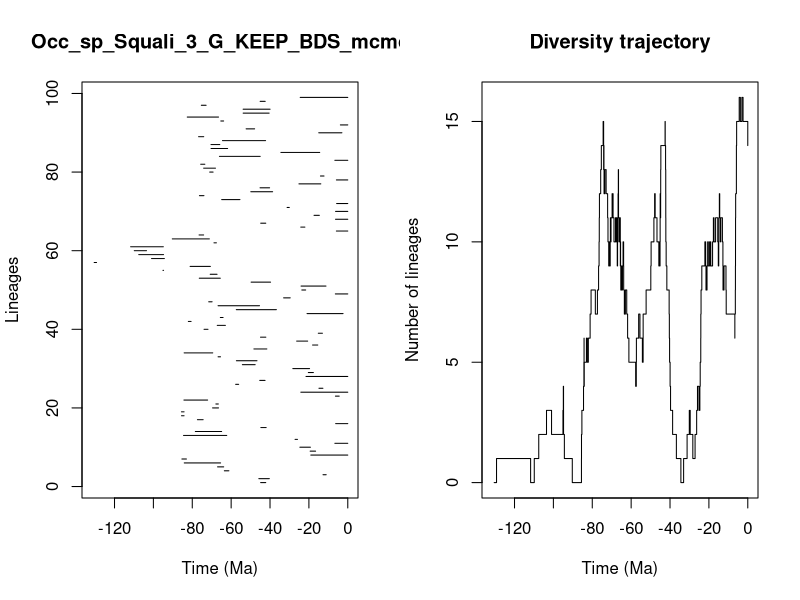

R code for this plot:


pdf(file='../Results/Species/5_MA_bins_EP_FT/pyrate_mcmc_logs/Occ_sp_Squali_3_G_KEEP_BDS_mcmc_LTT.pdf',width=0.6*20, height=0.6*10)
title = "Occ_sp_Squali_3_G_KEEP_BDS_mcmc"
ts=c(44.82341448367397, 45.75456054025377,12.735586519210132,63.49941122295934,66.9832141200778,84.12343237427696,85.33760751445632,19.024639203329578,19.355195589044985,24.649120817097483,6.648992228611923,27.111292960374847,84.49705268531858,78.41851759289449,44.72182901010566,6.236147653328195,77.34465412545342,85.53717011048262,85.56332052437891,69.56217775861992,67.85651151870385,84.29688375021153,6.354213913064271,24.154213300950058,14.825270959375379,57.67690880627431,45.28300836986854,21.498084476402294,20.299368405660104,28.271407791996666,54.22395477537778,57.2971774451812,66.72130378617298,84.17631732282095,48.29429380465528,18.109072951401735,26.297384205100187,44.90045741116407,15.16558359126843,73.9332962921355,67.14971287063504,82.01838540621806,65.55521827142664,20.958606478521023,57.350964046560684,66.72592119431512,71.53517052633316,33.00839636435527,6.400322606193884,23.644672338490267,24.038143204198953,49.728247546016014,76.3948349410408,70.77047342550043,95.0761967962109,81.10511844482757,130.46448403797524,100.94725299757782,107.53215314130219,109.8343278054853,111.71569169816412,68.83288950486997,90.27596733170132,76.49777795886709,5.863055305892687,24.185820718759306,44.794496552978316,6.311542728968558,17.361951215474612,6.288581889139451,31.2179863758085,5.732879434324513,64.86882619767405,76.3123975473803,49.88514394373356,45.12973829745868,25.124356620218453,5.852108469092401,14.058496808251721,71.03320751448074,74.14394355802057,75.66629068346165,6.651789709685,66.02690440541842,34.412531820475316,70.3409814236067,70.37177272912098,64.46273264042631,76.75167039760503,14.933754131530064,52.2951207353445,3.8082036546169076,65.31974349951481,82.57689269171564,53.82396834421168,53.8377734320272,75.33283854717158,45.08359706676802,24.474268562625284)
te=c(42.19971885324136, 40.348961429981166,11.099005247922364,61.16016356089139,63.83270478619262,65.43098283742312,83.0056930575912,0.0,16.558661146778714,19.2214020596212,0.0,25.874989524585132,62.265428388375064,64.89132074779829,41.990256568374974,0.0,74.40936884887114,84.22555420471598,84.21577142186788,66.49387273037232,66.59129524892921,72.09889759320875,4.409540738841466,0.0,12.793245721826171,56.13296576125502,42.54909458461233,0.0,17.691873495127936,19.657660380467878,47.6400962333054,46.706607579448836,65.47683932502382,69.46905386565984,41.635769936241786,15.44274631923645,20.63798461319817,42.153722491355325,13.05201343576131,71.9154486808155,62.96189495763721,80.61399340640989,64.15179536656491,2.432254287636141,36.73148450580284,45.40810479973946,69.79498462354978,29.614233141762302,0.0,21.657542268632408,11.21289959751805,39.72833384967109,65.57776184571676,67.24690383815131,94.76997280086428,70.68645317202702,129.24762749459356,94.35202614508142,94.7754662636349,103.53838178706307,94.88485861390613,67.59336930281323,71.21763659535048,74.15267780664173,0.0,22.065297378042036,42.18394005099424,0.0,14.624337840376253,0.0,30.083621541818044,0.0,55.46945845497832,73.98623256931182,38.66506313355161,40.2218218058703,13.871027993184967,0.0,12.22599409659076,69.28954706703952,68.06401125482594,73.53008213380751,0.0,45.05905470530754,14.436028062831184,61.81567865951096,65.838536549839,42.286357845665975,74.10017778511886,3.024759265642429,47.91996701535717,0.0,63.86656218881525,66.48744480241194,40.45228110893221,39.95854295517017,72.87212779882302,42.47037560452303,0.0)
div_traj=c(0, 1,0,1,2,3,2,3,4,3,2,1,0,1,2,3,4,5,6,5,4,5,6,5,6,7,8,7,8,9,10,11,12,13,14,15,14,13,14,13,12,13,12,11,10,9,10,9,10,11,10,11,12,11,12,11,10,11,10,11,10,9,10,11,12,13,12,11,10,11,10,9,10,9,8,9,8,9,10,9,8,7,8,7,6,5,4,5,6,7,6,5,6,7,8,9,10,11,12,11,10,9,10,9,10,11,12,11,12,13,14,15,14,13,12,11,10,9,8,7,6,5,4,3,2,1,0,1,2,3,2,1,2,3,4,3,4,5,6,7,8,9,10,9,8,9,10,9,10,9,10,9,10,11,10,11,10,9,10,11,12,11,10,11,10,9,8,9,8,7,6,7,8,9,10,11,12,13,14,15,16,15,16,15,14)
time_events=c(130.46448403797524, 129.24762749459356,111.71569169816412,109.8343278054853,107.53215314130219,103.53838178706307,100.94725299757782,95.0761967962109,94.88485861390613,94.7754662636349,94.76997280086428,94.35202614508142,90.27596733170132,85.56332052437891,85.53717011048262,85.33760751445632,84.49705268531858,84.29688375021153,84.22555420471598,84.21577142186788,84.17631732282095,84.12343237427696,83.0056930575912,82.57689269171564,82.01838540621806,81.10511844482757,80.61399340640989,78.41851759289449,77.34465412545342,76.75167039760503,76.49777795886709,76.3948349410408,76.3123975473803,75.66629068346165,75.33283854717158,74.40936884887114,74.15267780664173,74.14394355802057,74.10017778511886,73.98623256931182,73.9332962921355,73.53008213380751,72.87212779882302,72.09889759320875,71.9154486808155,71.53517052633316,71.21763659535048,71.03320751448074,70.77047342550043,70.68645317202702,70.37177272912098,70.3409814236067,69.79498462354978,69.56217775861992,69.46905386565984,69.28954706703952,68.83288950486997,68.06401125482594,67.85651151870385,67.59336930281323,67.24690383815131,67.14971287063504,66.9832141200778,66.72592119431512,66.72130378617298,66.59129524892921,66.49387273037232,66.48744480241194,66.02690440541842,65.838536549839,65.57776184571676,65.55521827142664,65.47683932502382,65.43098283742312,65.31974349951481,64.89132074779829,64.86882619767405,64.46273264042631,64.15179536656491,63.86656218881525,63.83270478619262,63.49941122295934,62.96189495763721,62.265428388375064,61.81567865951096,61.16016356089139,57.67690880627431,57.350964046560684,57.2971774451812,56.13296576125502,55.46945845497832,54.22395477537778,53.8377734320272,53.82396834421168,52.2951207353445,49.88514394373356,49.728247546016014,48.29429380465528,47.91996701535717,47.6400962333054,46.706607579448836,45.75456054025377,45.40810479973946,45.28300836986854,45.12973829745868,45.08359706676802,45.05905470530754,44.90045741116407,44.82341448367397,44.794496552978316,44.72182901010566,42.54909458461233,42.47037560452303,42.286357845665975,42.19971885324136,42.18394005099424,42.153722491355325,41.990256568374974,41.635769936241786,40.45228110893221,40.348961429981166,40.2218218058703,39.95854295517017,39.72833384967109,38.66506313355161,36.73148450580284,34.412531820475316,33.00839636435527,31.2179863758085,30.083621541818044,29.614233141762302,28.271407791996666,27.111292960374847,26.297384205100187,25.874989524585132,25.124356620218453,24.649120817097483,24.474268562625284,24.185820718759306,24.154213300950058,24.038143204198953,23.644672338490267,22.065297378042036,21.657542268632408,21.498084476402294,20.958606478521023,20.63798461319817,20.299368405660104,19.657660380467878,19.355195589044985,19.2214020596212,19.024639203329578,18.109072951401735,17.691873495127936,17.361951215474612,16.558661146778714,15.44274631923645,15.16558359126843,14.933754131530064,14.825270959375379,14.624337840376253,14.436028062831184,14.058496808251721,13.871027993184967,13.05201343576131,12.793245721826171,12.735586519210132,12.22599409659076,11.21289959751805,11.099005247922364,6.651789709685,6.648992228611923,6.400322606193884,6.354213913064271,6.311542728968558,6.288581889139451,6.236147653328195,5.863055305892687,5.852108469092401,5.732879434324513,4.409540738841466,3.8082036546169076,3.024759265642429,2.432254287636141,0.0)
                par(mfrow=c(1,2))
                L = length(ts)
                plot(ts, 1:L , xlim=c(-max(ts)-1,0), pch=20, type="n", main=title,xlab="Time (Ma)",ylab="Lineages")
                for (i in 1:L){segments(x0=-te[i],y0=i,x1=-ts[i],y1=i)}    
                t = -time_events
                plot(div_traj ~ t,type="s", main = "Diversity trajectory",xlab="Time (Ma)",ylab="Number of lineages",xlim=c(-max(ts)-1,0))
                abline(v=c(65,200,251,367,445),lty=2,col="gray")
                
